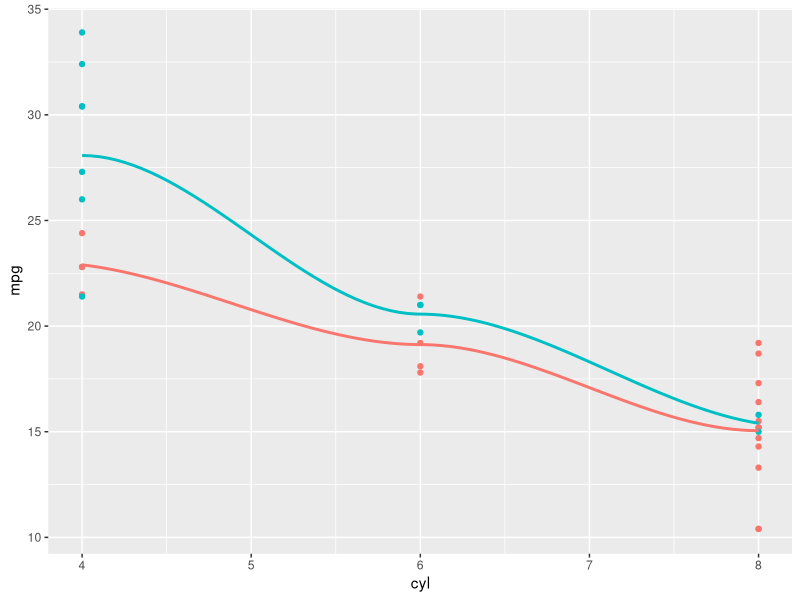

Source code (R):
## ---- chunk 1
library(ggplot2)
ggplot(mtcars, aes(x = cyl, y = mpg, color = as.factor(am))) +
  geom_point(show.legend = F)+
  geom_smooth(show.legend = F, se = F)
